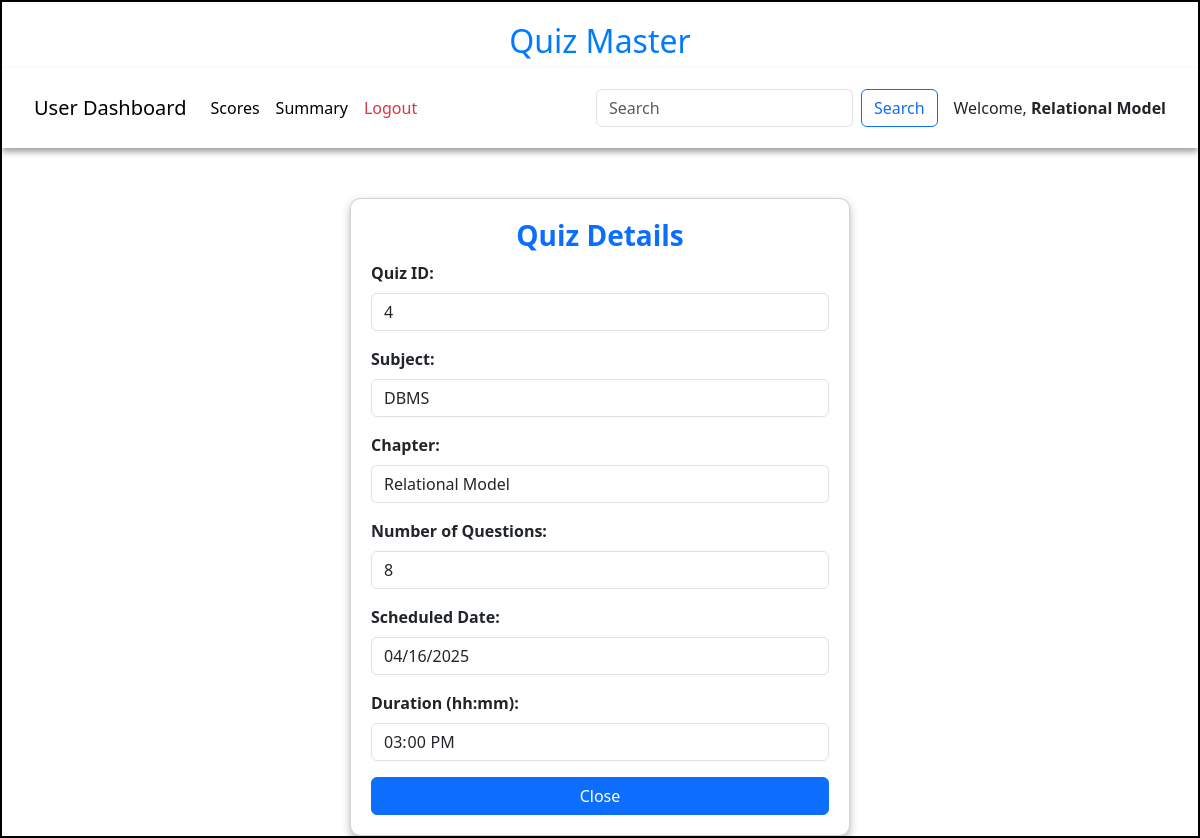
Page /view_quiz/4/Relational Model on the committed database.
### models/models.py (models this page shows)
class Quiz(db.Model):
    id=db.Column(db.Integer,primary_key=True)
    name = db.Column(db.String,unique=True,nullable=False)
    Chapter_id = db.Column(db.Integer,db.ForeignKey("chapter.id"),nullable=False)
    date_of_quiz = db.Column(db.Date(),nullable=False)
    time_duration = db.Column(db.Time(),nullable =False)
    remarks=db.Column(db.String)
    scores= db.relationship("Score",cascade="all,delete",backref="quiz",lazy=True)
    questions = db.relationship("Question",cascade="all,delete",backref="quiz",lazy=True)

class Subject(db.Model):
    id=db.Column(db.Integer,primary_key=True)
    name=db.Column(db.String,unique=True,nullable=False)
    description=db.Column(db.String)
    chapters = db.relationship("Chapter",cascade="all,delete",backref="subject",lazy=True)

class Chapter(db.Model):
    id=db.Column(db.Integer,primary_key=True)
    name=db.Column(db.String,unique=True,nullable=False)
    description=db.Column(db.String)
    Subject_id = db.Column(db.Integer,db.ForeignKey("subject.id"),nullable=False)
    quizes = db.relationship("Quiz",cascade="all,delete",backref="chapter",lazy=True)

### controllers/controller.py (the view)
@app.route('/view_quiz/<id>/<name>')
def view_quiz(id,name):
    quiz = get_quiz(id)
    chapter = Chapter.query.filter_by(id=quiz.Chapter_id).first()
    subject = Subject.query.filter_by(id=chapter.Subject_id).first()
    return render_template("view_quiz.html",quiz=quiz,name=name,chapter=chapter,subject=subject)

### controllers/controller.py (called while the page is built)
def  get_quiz(id):
    quiz = Quiz.query.filter_by(id=id).first()
    return quiz

### templates/view_quiz.html (shortened to what this page needs)
<!DOCTYPE html>
<html lang="en">
<head>
    <link href="https://cdn.jsdelivr.net/npm/bootstrap@5.3.3/dist/css/bootstrap.min.css" rel="stylesheet">
    <link rel="stylesheet" href="/static/css/style.css">
</head>
<body>
    <div id="container">
        <h1 id="heading">Quiz Master</h1>
        <nav class="navbar navbar-expand-lg navbar-light bg-white">
            <div class="container-fluid">
                <a class="navbar-brand" href="#">User Dashboard</a>
                <div class="collapse navbar-collapse" id="navbarNav">
                    <ul class="navbar-nav me-auto">
                        <li class="nav-item">
                            <a class="nav-link active" href="/user_scores/{{ name }}">Scores</a>
                        </li>
                        <li class="nav-item">
                            <a class="nav-link active" href="/user_summary/{{name}}">Summary</a>
                        </li>
                        <li class="nav-item">
                            <a class="nav-link text-danger" href="/login">Logout</a>
                        </li>
                    </ul>
                    <form class="d-flex" method="POST" action="/search/{{name}}">
                        <input class="form-control me-2" type="search" placeholder="Search" name="search_txt" id="search_txt">
                        <button class="btn btn-outline-primary" type="submit">Search</button>
                    </form>
                </div>
                <span class="ms-3">Welcome, <strong>{{name}}</strong></span>
            </div>
        </nav>
        <div id="quiz_detail-panel" style="margin: auto;margin-top: 50px; width: 500px;">
            <div class="card">
                <h3 class="text-center text-primary fw-bold">Quiz Details</h3>
            <form action="/view_quiz/{{quiz.id}}/{{name}}" method="POST">
                <div class="mb-3">
                    <label class="form-label"><b>Quiz ID:</b></label>
                    <input type="text" class="form-control" value="{{quiz.id}}" readonly>
                </div>
                <div class="mb-3">
                    <label class="form-label"><b>Subject:</b></label>
                    <input type="text" class="form-control" value="{{subject.name}}" readonly>
                </div>
                <div class="mb-3">
                    <label class="form-label"><b>Chapter:</b></label>
                    <input type="text" class="form-control" value="{{chapter.name}}" readonly>
                </div>
                <div class="mb-3">
                    <label class="form-label"><b>Number of Questions:</b></label>
                    <input type="text" class="form-control" value="{{quiz.questions | length}}" readonly>
                </div>
                <div class="mb-3">
                    <label class="form-label"><b>Scheduled Date:</b></label>
                    <input type="date" class="form-control" value="{{quiz.date_of_quiz}}" readonly>
                </div>
                <div class="mb-3">
                    <label class="form-label"><b>Duration (hh:mm):</b></label>
                    <input type="time" class="form-control" value="{{quiz.time_duration}}" readonly>
                </div>
                <div class="d-grid">
                    <a href="/user/{{name}}" class="btn btn-primary btn-custom">Close</a>
                </div>
            </form>
            </div>
        </div>
    </div>
</body>
</html>

### static/css/style.css (style rules this page uses)
* { margin: 0px }
#container { border: 2px solid black; margin: auto; min-height: 729px; width: 100%; }
#heading { text-align: center; font-size: 2rem; margin-top: 20px; color: #007bff; }
.navbar { box-shadow: 0px 4px 6px rgba(0, 0, 0, 0.374); padding:20px; }
.card { box-shadow: 0px 4px 8px rgba(0, 0, 0, 0.280); transition: transform 0.2s ease-in-out; border-radius: 10px; padding: 20px; }

### rows in the picture
Quiz: id "4", date_of_quiz "04/16/2025", time_duration "15:00:00"
Subject: name "DBMS"
Chapter: name "Relational Model"

### other values in the picture
{{ name }} "Relational Model"
